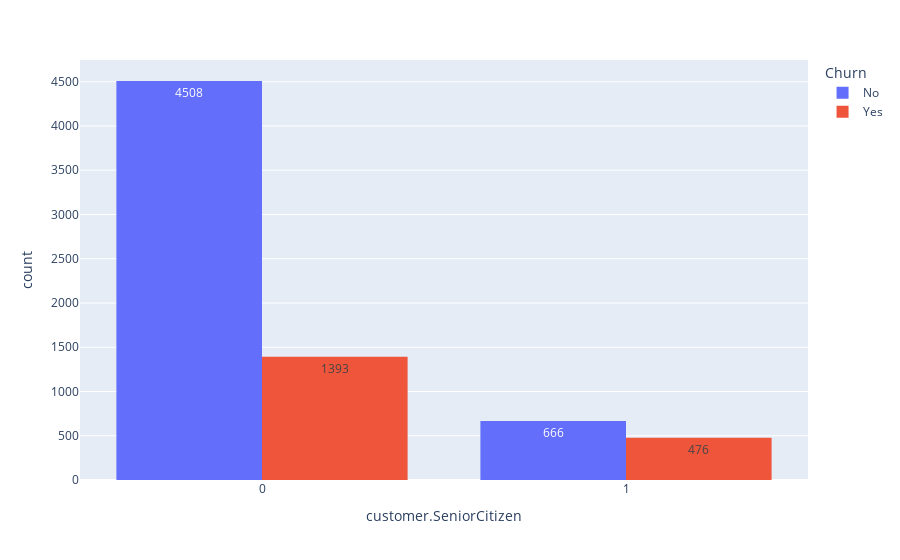

Here is the notebook cell this chart was saved with:
### Code cell
px.histogram(df_plano, x = 'customer.SeniorCitizen', text_auto = True, color = 'Churn', barmode = 'group')

### Figure 1 — Plotly figure (JSON) as saved in the notebook; plotly's stock layout.template omitted (floating-point values rounded to 4 significant figures; data arrays with more than 128 entries replaced by an {"elided": "..."} marker saying what was removed)
{"data": [{"alignmentgroup": "True", "bingroup": "x", "hovertemplate": "Churn=No<br>customer.SeniorCitizen=%{x}<br>count=%{y}<extra></extra>", "legendgroup": "No", "marker": {"color": "#636efa", "pattern": {"shape": ""}}, "name": "No", "offsetgroup": "No", "orientation": "v", "showlegend": true, "texttemplate": "%{value}", "type": "histogram", "x": {"elided": "5174 int values"}, "xaxis": "x", "yaxis": "y"}, {"alignmentgroup": "True", "bingroup": "x", "hovertemplate": "Churn=Yes<br>customer.SeniorCitizen=%{x}<br>count=%{y}<extra></extra>", "legendgroup": "Yes", "marker": {"color": "#EF553B", "pattern": {"shape": ""}}, "name": "Yes", "offsetgroup": "Yes", "orientation": "v", "showlegend": true, "texttemplate": "%{value}", "type": "histogram", "x": {"elided": "1869 int values"}, "xaxis": "x", "yaxis": "y"}], "layout": {"barmode": "group", "legend": {"title": {"text": "Churn"}, "tracegroupgap": 0}, "margin": {"t": 60}, "xaxis": {"anchor": "y", "domain": [0, 1], "title": {"text": "customer.SeniorCitizen"}}, "yaxis": {"anchor": "x", "domain": [0, 1], "title": {"text": "count"}}}}
